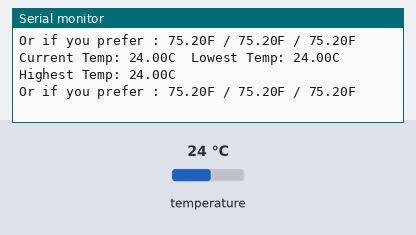
Bench run of a sketch on a simulated Arduino Uno, built with avr-gcc and run on an emulated ATmega328P. Shown: the last lines printed to the serial monitor. The inputs (shaded band) are chosen by the test bench; at power-on: temperature 24 °C.

Above: at 3.3 s.
3.4 s: temperature set to 12 °C
At 4.7 s:
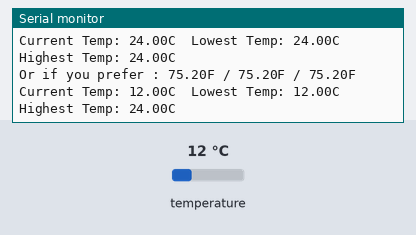
5.9 s: temperature set to 19 °C
At 7.5 s:
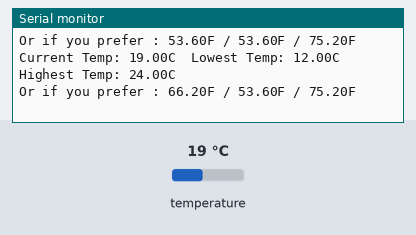
Timing chart, 0 to 9.0 s (numbered marks = the images above; inputs shaded):
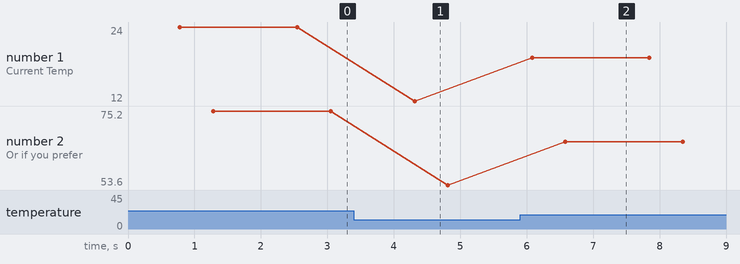

Measured:
- after the input at 3.4 s, the serial monitor: prints a new line after 0.91 s (image 1)
- after the input at 5.9 s, the serial monitor: prints a new line after 0.18 s (image 2)
- plotted number 1: 24 → 12 after the input at 3.4 s, 12 → 19 after the input at 5.9 s
- plotted number 2: 75.2 → 53.6 after the input at 3.4 s, 53.6 → 66.2 after the input at 5.9 s

The sketch:

SingleDS1820.ino
```cpp
// (licence header left out)
// Load Libraries for DS1820 and OneWire
#include <OneWire.h>
#include <DallasTemperature.h>


// Variables for temperature readings
float myTemp;
float myHighTemp;
float myLowTemp = 50;

// DS1820 Data wire is plugged into pin 4 on the Arduino
#define ONE_WIRE_BUS 4

// Setup oneWire instance to communicate with devices
OneWire oneWire(ONE_WIRE_BUS);

// Pass oneWire reference to Dallas Temperature.
DallasTemperature sensors(&oneWire);

void setup()
{
 Serial.begin(9600);
   // Start the OneWire library
   sensors.begin();
}

void loop()
{

  // Read the temperature
  readtemp();
  // Write the Results to the serial Monitor
  serialPrint();

}

void readtemp()
{
  // call sensors.requestTemperatures() to issue a global temperature
  // request to all devices on the bus
  sensors.requestTemperatures(); // Send the command to get temperatures
  myTemp = (sensors.getTempCByIndex(0));

// Set High or Low Temp
  if (myTemp < myLowTemp) {     myLowTemp = myTemp;   }   if (myTemp > myHighTemp) {
    myHighTemp = myTemp;
  }
}

void serialPrint()
{
Serial.print("Current Temp: ");
Serial.print(myTemp);
Serial.print("C");
Serial.print("  Lowest Temp: ");
Serial.print(myLowTemp);
Serial.print("C");
Serial.print("  Highest Temp: ");
Serial.print(myHighTemp);
Serial.println("C");
delay (500);
Serial.print("Or if you prefer : ");
Serial.print(DallasTemperature::toFahrenheit(myTemp));
Serial.print("F / ");
Serial.print(DallasTemperature::toFahrenheit(myLowTemp));
Serial.print("F / ");
Serial.print(DallasTemperature::toFahrenheit(myHighTemp));
Serial.println("F ");
Serial.println();
delay (500);
}
```
